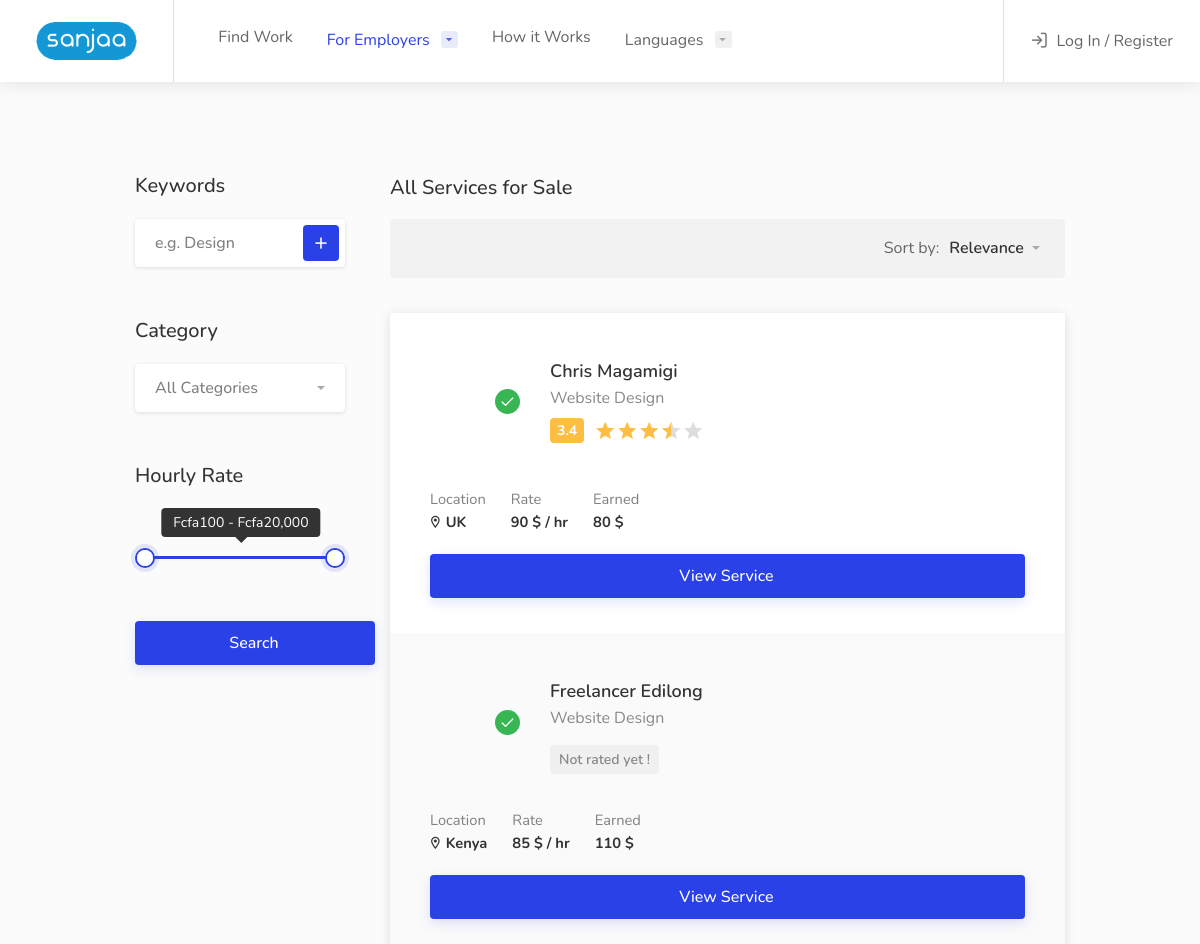
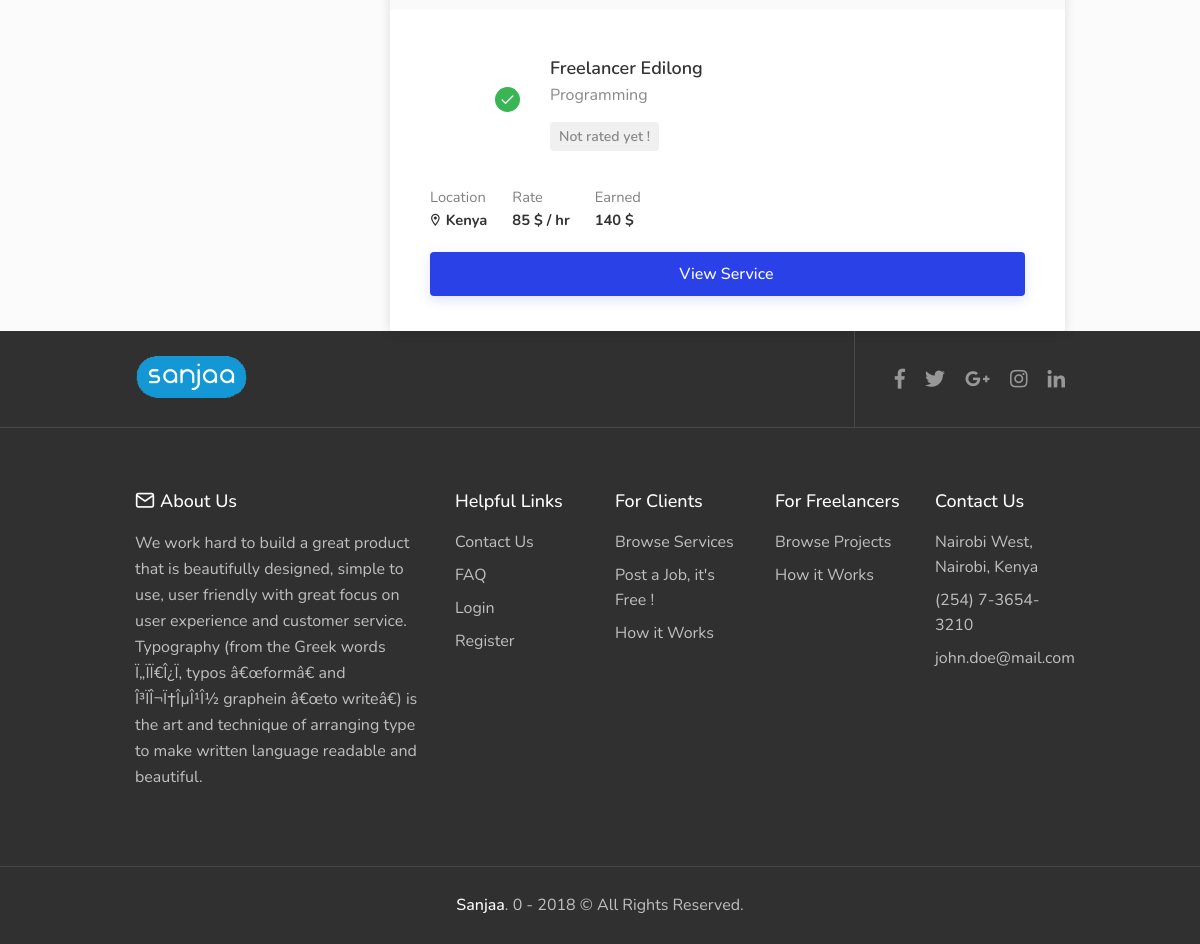
/services.php, run on the app's committed database (2 pictures, top to bottom).
### tables this page shows
CREATE TABLE `service` (
  `id` int(255) NOT NULL,
  `serviceid` varchar(300) NOT NULL,
  `userid` varchar(300) NOT NULL,
  `catid` int(30) NOT NULL,
  `title` varchar(300) NOT NULL,
  `rate` int(50) NOT NULL,
  `description` longtext NOT NULL,
  `active` tinyint(4) NOT NULL,
  `delete_remove` tinyint(4) NOT NULL,
  `date_added` datetime NOT NULL
);

CREATE TABLE `freelancer` (
  `id` int(255) NOT NULL,
  `freelancerid` varchar(300) NOT NULL,
  `username` varchar(300) NOT NULL,
  `password` varchar(64) NOT NULL,
  `salt` varchar(32) NOT NULL,
  `name` varchar(300) NOT NULL,
  `email` text NOT NULL,
  `phone` varchar(300) NOT NULL,
  `imagelocation` text NOT NULL,
  `bgimage` text NOT NULL,
  `tokencode` text NOT NULL,
  `joined` datetime NOT NULL,
  `active` int(11) NOT NULL,
  `delete_remove` int(11) NOT NULL,
  `user_type` int(11) NOT NULL,
  `membershipid` varchar(300) NOT NULL,
  `membership_bids` varchar(300) NOT NULL,
  `membership_date` datetime NOT NULL,
  `schedule_payments` varchar(300) NOT NULL,
  `freelancer_title` varchar(255) NOT NULL DEFAULT 'Freelancer'
);

CREATE TABLE `profile` (
  `id` int(255) NOT NULL,
  `profileid` varchar(50) NOT NULL,
  `userid` varchar(50) NOT NULL,
  `location` varchar(300) NOT NULL,
  `city` varchar(300) NOT NULL,
  `country` varchar(300) NOT NULL,
  `rate` varchar(50) NOT NULL,
  `website` varchar(50) NOT NULL,
  `about` longtext NOT NULL,
  `education` longtext NOT NULL,
  `work` longtext NOT NULL,
  `awards` longtext NOT NULL,
  `skills` mediumtext NOT NULL,
  `active` tinyint(4) NOT NULL,
  `delete_remove` tinyint(4) NOT NULL,
  `date_added` datetime NOT NULL
);

CREATE TABLE `currency` (
  `id` int(255) NOT NULL,
  `currency_code` varchar(300) NOT NULL,
  `currency_name` varchar(300) NOT NULL,
  `currency_symbol` varchar(300) NOT NULL,
  `date_added` datetime NOT NULL
);

CREATE TABLE `settings` (
  `id` int(255) NOT NULL,
  `title` text NOT NULL,
  `use_icon` tinyint(4) NOT NULL,
  `site_icon` varchar(300) NOT NULL,
  `tagline` text NOT NULL,
  `url` text NOT NULL,
  `description` text NOT NULL,
  `keywords` text NOT NULL,
  `author` varchar(300) NOT NULL,
  `mail` text NOT NULL,
  `mailpass` text NOT NULL,
  `bgimage` text NOT NULL,
  `job_limit` tinyint(4) NOT NULL,
  `service_limit` tinyint(4) NOT NULL,
  `proposal_limit` tinyint(4) NOT NULL,
  `top_title` varchar(300) NOT NULL,
  `show_downtitle` tinyint(4) NOT NULL,
  `down_title` varchar(300) NOT NULL,
  `searchterm` varchar(300) NOT NULL,
  `header_img` text NOT NULL,
  `cattagline` varchar(300) NOT NULL,
  `testtagline` varchar(300) NOT NULL,
  `statstagline` varchar(300) NOT NULL,
  `about_top_title` varchar(300) NOT NULL,
  `about_hello` longtext NOT NULL,
  `about_header_img` text NOT NULL,
  `about_whitebg` mediumtext NOT NULL,
  `teamtagline` varchar(300) NOT NULL,
  `timelinetagline` varchar(300) NOT NULL,
  `how_top_title` varchar(300) NOT NULL,
  `how_header_img` text NOT NULL,
  `faq_top_title` varchar(300) NOT NULL,
  `faq_header_img` mediumtext NOT NULL,
  `faq_hello` longtext NOT NULL,
  `contact_top_title` varchar(300) NOT NULL,
  `contact_header_img` mediumtext NOT NULL,
  `contact_location` mediumtext NOT NULL,
  `contact_phone` mediumtext NOT NULL,
  `contact_email` mediumtext NOT NULL,
  `contact_map` mediumtext NOT NULL,
  `footer_about` mediumtext NOT NULL,
  `facebook` varchar(300) NOT NULL,
  `twitter` varchar(300) NOT NULL,
  `google` varchar(300) NOT NULL,
  `instagram` varchar(300) NOT NULL,
  `linkedin` varchar(300) NOT NULL,
  `pricing_top_title` varchar(300) NOT NULL,
  `pricing_header_img` mediumtext NOT NULL,
  `services_header_img` varchar(300) NOT NULL,
  `jobs_header_img` varchar(300) NOT NULL,
  `google_analytics` longtext NOT NULL
);

### services.php (the view, shortened to what the rows shown need)
<!doctype html>
<html lang="en">
<?php include ('includes/template/front_header.php'); ?>
<body class="gray">
<div id="wrapper">
<div class="container">
	<div class="row">
		<div class="col-xl-9 col-lg-8 content-left-offset">
			<div class="freelancers-container freelancers-list-layout compact-list margin-top-35">
				<?php
			 	 $page = (int) (!isset($_GET["page"]) ? 1 : $_GET["page"]);
			 	 $limit = $service_limit;
			 	 $startpoint = ($page * $limit) - $limit;
			  $query = DB::getInstance()->get("service", "*", ["ORDER" => "date_added DESC", "LIMIT" => [$startpoint, $limit], "AND" => ["active" => 1, "delete_remove" => 0]]);
			  if($query->count()) {
			  foreach($query->results() as $row) {
			 	 $q1 = DB::getInstance()->get("freelancer", "*", ["freelancerid" => $row->userid]);
			  if ($q1->count()) {
			 		foreach ($q1->results() as $r1) {
			 		 $name1 = $r1->name;
			 			}
			  }
			  $q2 = DB::getInstance()->get("profile", "*", ["userid" => $row->userid]);
			  if ($q2->count()) {
			 	foreach($q2->results() as $r2) {
			 	 $country = $r2->country;
			 	}
			  }
			  $qj = DB::getInstance()->get("job", "*", ["AND" =>["freelancerid" => $row->userid, "invite" => "0", "delete_remove" => 0, "accepted" => 1]]);
			  if ($qj->count()) {
			 	foreach($qj->results() as $rj) {
			 	 $q1 = DB::getInstance()->get("milestone", "*", ["AND" =>["jobid" => $rj->jobid]]);
			 	 if ($q1->count()) {
			 		foreach($q1->results() as $r1) {
			 				 $query = DB::getInstance()->sum("transactions", "payment", ["AND" => ["membershipid" => $r1->id, "freelancerid" => $r1->clientid]]);
			 	 foreach($query->results()[0] as $payy) {
			 			$paj[] = $payy;
			 	 }
			 	 }
			 		}
			 	}
			  }
			 	$qr = DB::getInstance()->get("ratings", "*", ["AND" => ["freelancerid" => $row->userid]]);
				if ($qr->count()) {
					$star_c = 0;
					$s_sum_c = 0;
					foreach ($qr->results() as $rate) {
						$s_sum_c += $rate->star;
					}
					$star_c = ($s_sum_c / $qr->count()) ;
				}else{$star_c = 0 ;}
				?>
				<div class="freelancer">
					<div class="freelancer-overview">
						<div class="freelancer-overview-inner">
							<div class="freelancer-avatar">
								<div class="verified-badge"></div>
							</div>
							<div class="freelancer-name">
								<h4><a href="freelancer.php?a=overview&id=<?php echo escape($row->userid); ?>"><?php echo escape($name1); ?> </a></h4>
								<span><?php echo escape($row->title); ?></span>
								<div class="freelancer-rating">
									<?php if ($star_c == 0) { ?>
										<span class="not-rated">Not rated yet !</span>
									<?php }else { ?>
										<div class="star-rating" data-rating="<?php echo bcdiv($star_c,1,1); ?>"></div>
									<?php } ?>
								</div>
							</div>
						</div>
					</div>
					<div class="freelancer-details">
						<div class="freelancer-details-list">
							<ul>
								<li>Location <strong><i class="icon-material-outline-location-on"></i> <?php echo escape($country); ?></strong></li>
								<li>Rate <strong><?php echo escape($r2->rate); echo " ".$currency_symbol;?> / hr</strong></li>
								<li><?php echo $lang['earned']; ?> <strong><?php echo array_sum($paj); echo " ".$currency_symbol;?></strong></li>
							</ul>
						</div>
						<a href="freelancer.php?a=services&id=<?php echo escape($row->userid); ?>&sid=<?php echo escape($row->serviceid); ?>" class="button button-sliding-icon ripple-effect">View Service <i class="icon-material-outline-arrow-right-alt"></i></a>
					</div>
				</div>
				<?php
				}
				}else {
				echo $serviceList = '<p>'.$lang['no_content_found'].'</p>';
				}
				?>
			</div>
		</div>
	</div>
</div>
<?php include ('includes/template/front_footer.php'); ?>
</body>
</html>

### includes/template/front_footer.php (shortened to what the rows shown need)
<div id="footer">
	<div class="footer-middle-section">
		<div class="container">
			<div class="row">
				<div class="col-xl-4 col-lg-4 col-md-12">
					<h3><i class="icon-feather-mail"></i><?php echo $lang['about']; ?> <?php echo $lang['us']; ?></h3>
					<p><?php echo $footer_about; ?></p>
				</div>
				<div class="col-xl-2 col-lg-2 col-md-3">
					<div class="footer-links">
						<ul>
							<li><a><span><?php echo $contact_location; ?></span></a></li>
							<li><a><span><?php echo $contact_phone; ?></span></a></li>
              <li><a href="mailto:<?php echo $contact_email; ?>"><span><?php echo $contact_email; ?></span></a></li>
						</ul>
					</div>
				</div>
			</div>
		</div>
	</div>
</div>
</div>

### data on the page
service: freelancer.name "Chris Magamigi", title "Website Design", profile.country "UK", profile.rate "90", array_sum($paj) "80"
currency: currency_symbol "$"
service: freelancer.name "Freelancer Edilong", title "Website Design", shows "Not rated yet !", profile.country "Kenya", profile.rate "85", array_sum($paj) "110"
service: freelancer.name "Freelancer Edilong", title "Programming", shows "Not rated yet !", profile.country "Kenya", profile.rate "85", array_sum($paj) "140"
settings: footer_about "We work hard to build a great product that is beautifully designed, simple to use, user friendly with great focus on user experience and customer service. Typography (from the Greek words Ï„ÏÏ€Î¿Ï‚ typos â€œformâ€ and Î³ÏÎ¬Ï†ÎµÎ¹Î½ graphein â€œto writeâ€) is the art and technique of arranging type to make written language readable and beautiful.", contact_location "Nairobi West, Nairobi, Kenya", contact_phone "(254) 7-3654-3210", contact_email "john.doe@mail.com"

### other printed values
$lang['how'] "How"
$lang['it'] "it"
$lang['works'] "Works"
$lang['languages'] "Languages"
$lang['about'] "About"
$lang['us'] "Us"
$lang['contact'] "Contact"
$lang['faq'] "FAQ"
$lang['login'] "Login"
$lang['register'] "Register"
$lang['post'] "Post"
$lang['a'] "a"
$lang['job'] "Job"
$lang['it\'s'] "it's"
$lang['free'] "Free"
